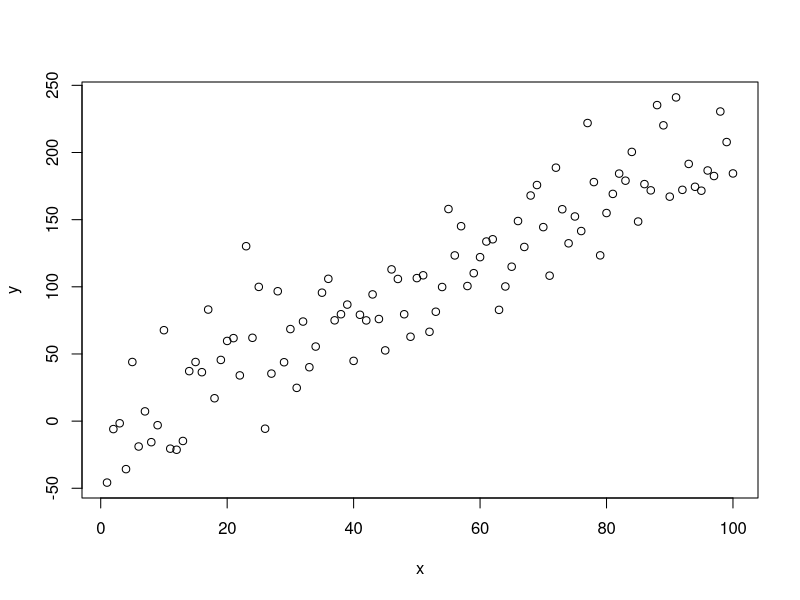
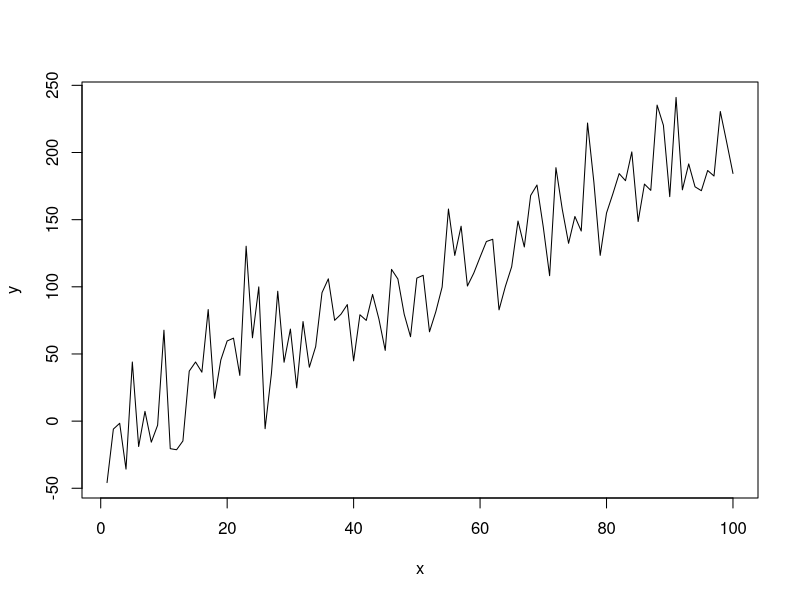
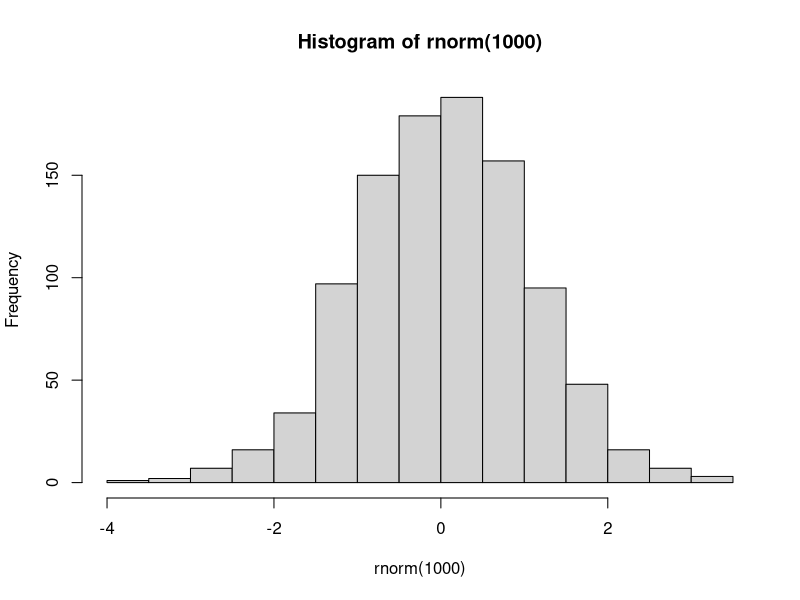
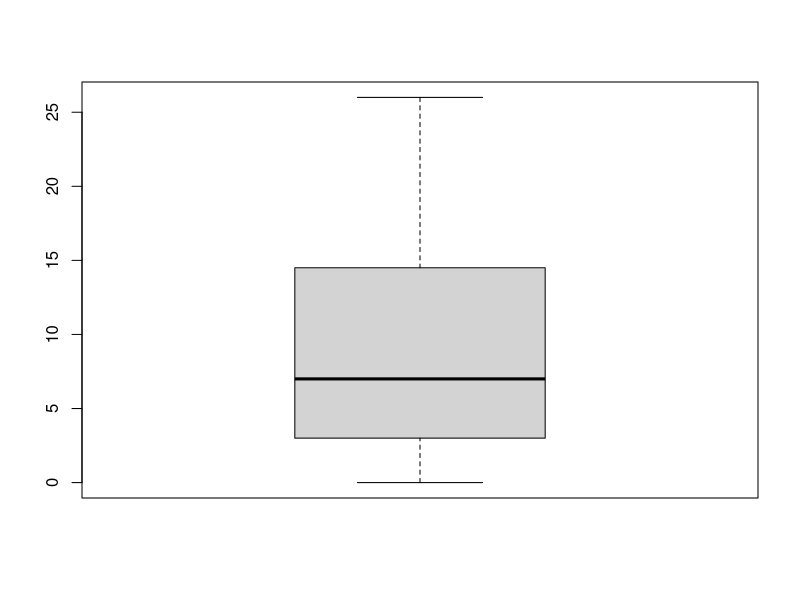
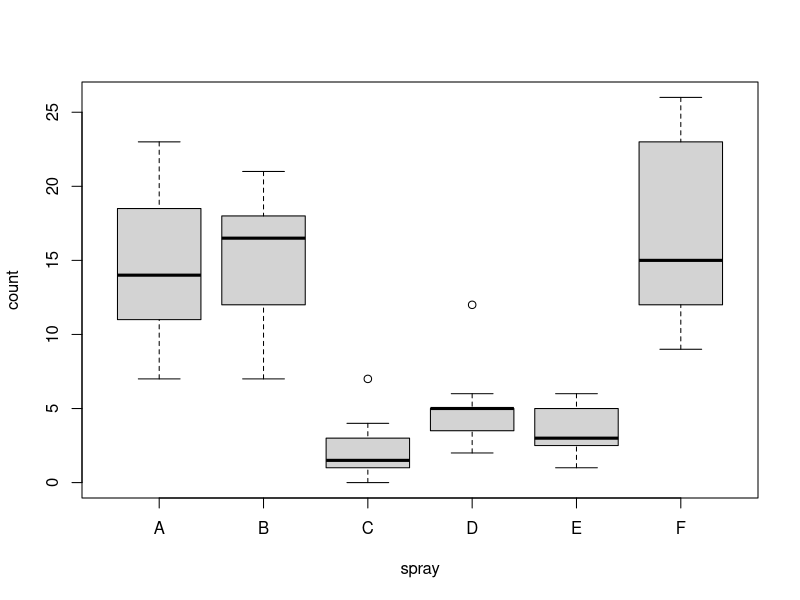
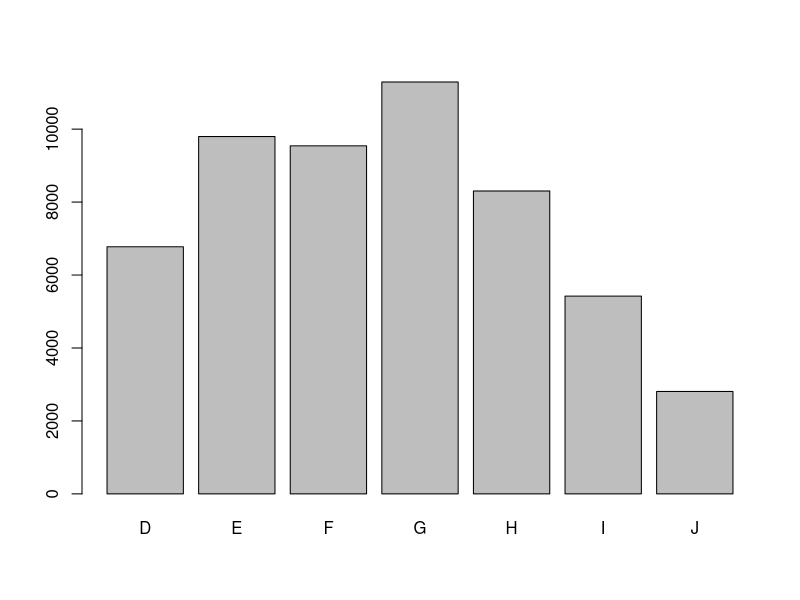
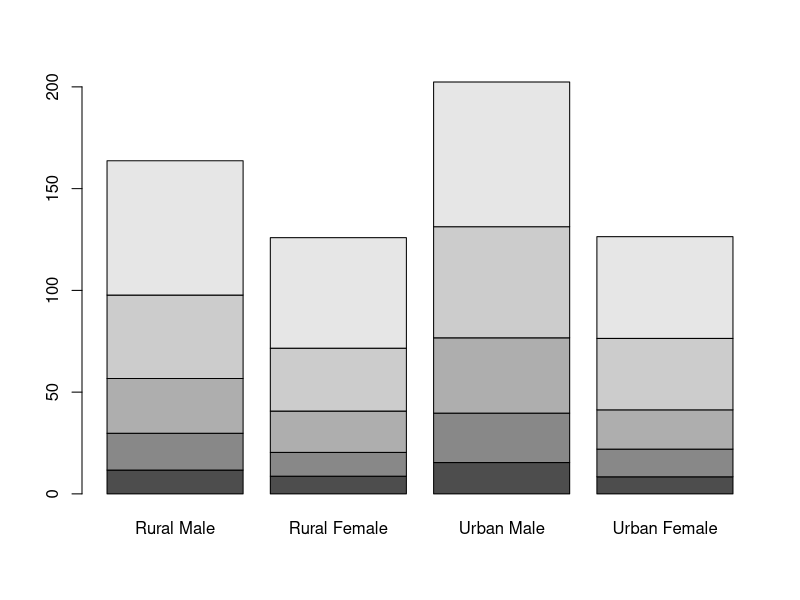

Source code (R) for these figures, in order:
## ---- chunk 1
n <- 100
x <- 1:n
y <- 5 + 2 * x + rnorm(n, sd = 30)
plot(x, y)
## ---- chunk 2
plot(x, y, type = "l")
## ---- chunk 3
hist(rnorm(1000))
## ---- chunk 4
boxplot(InsectSprays$count, col = "lightgray")
## ---- chunk 5
boxplot(count ~ spray, data = InsectSprays, col = "lightgray")
## ---- chunk 6
library(ggplot2)
data(diamonds, package = "ggplot2")
tabela <- table(diamonds$color)
tabela
barplot(tabela)
## ---- chunk 7
VADeaths
barplot(VADeaths) 
